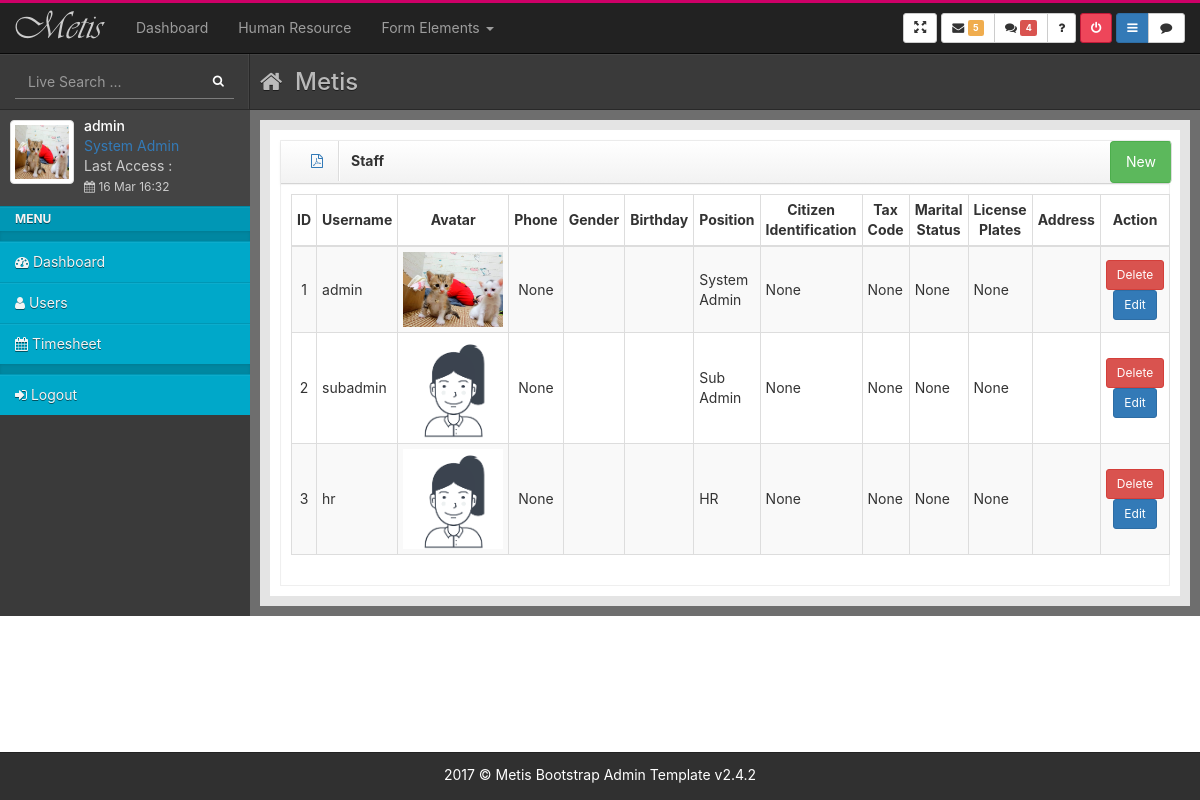
The page /hr/users-list (signed in) on the database as committed earlier.
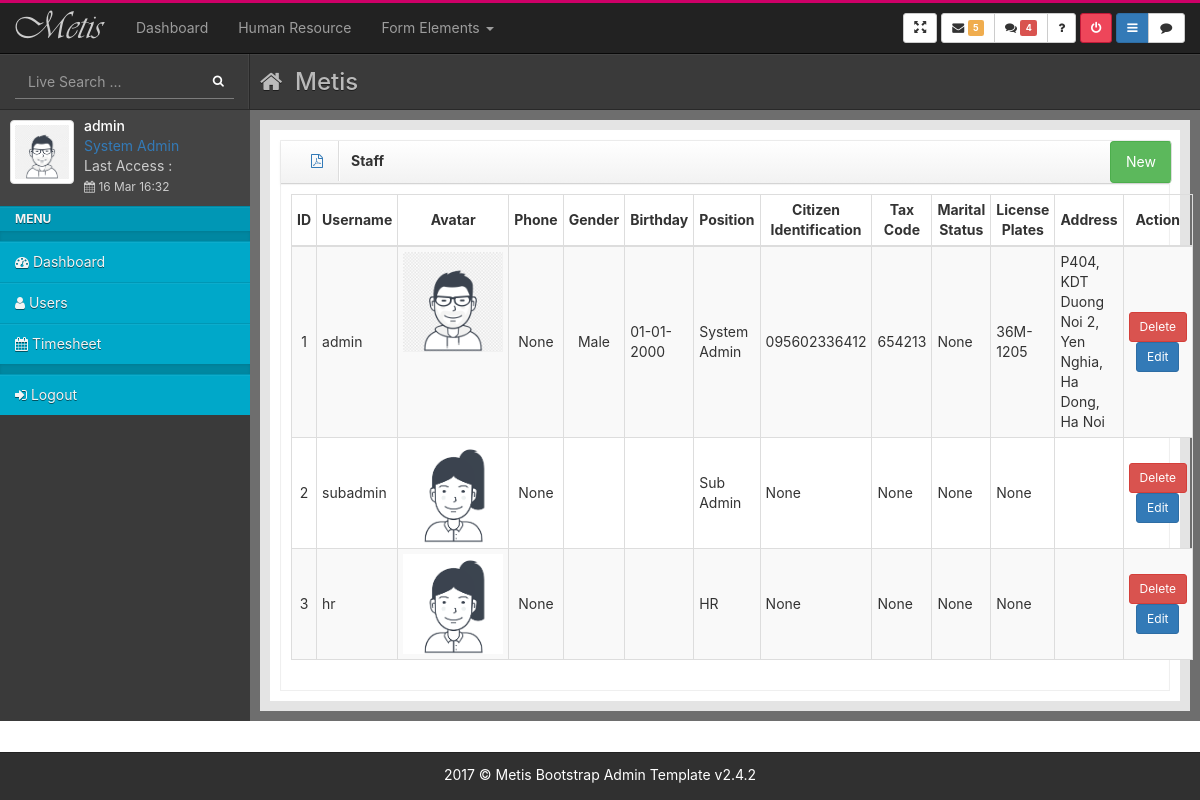
The same page on the database as committed later.
### core/models.py (models this page shows, shortened)
class User(AbstractBaseUser, PermissionsMixin):
    username = models.CharField(_("username"), max_length=100, unique=True, validators=[UnicodeUsernameValidator()], error_messages={"unique": _("A user with that username already exists."),})
    email = models.EmailField(_("email address"), blank=True)
    is_staff = models.BooleanField(_("staff status"), default=False,)
    is_active = models.BooleanField(_("active"), default=True)
    date_joined = models.DateTimeField(_("date joined"), default=timezone.now)
    objects = UserManager()
    EMAIL_FIELD = "email"
    USERNAME_FIELD = "username"
    class Meta:
        verbose_name = _("user")
        verbose_name_plural = _("users")

class Profile(models.Model):
    user = models.OneToOneField(User, on_delete=models.CASCADE)
    first_name = models.CharField(_("first name"), max_length=100, blank=True)
    last_name = models.CharField(_("last name"), max_length=100, blank=True)    # Surname
    phone = models.CharField(_("phone"), max_length=100, blank=True, null=True)
    birthday = models.DateField(_("birthday"), max_length=10, blank=True, null=True)
    gender = models.CharField(_("gender"), max_length=100, blank=True, choices=GENDER_CHOICES)
    age = models.IntegerField(_("age"), blank=True, null=True)
    address = models.CharField(_("address"), max_length=100, blank=True)
    avatar = models.ImageField(default='images/avatar_default.jpg', upload_to='images')
    citizen_identification = models.CharField(_("citizen identification"), max_length=100, blank=True, null=True)
    tax_code = models.CharField(_("tax code"), max_length=100, blank=True, null=True)
    degree = models.CharField(_("degree"), max_length=100, blank=True, null=True)
    certificate = models.CharField(_("certificate"), max_length=100, blank=True, null=True)
    marital_status = models.CharField(_("marital_status"), max_length=100, blank=True, null=True)
    license_plates = models.CharField(_("license_plates"), max_length=100, blank=True, null=True)

### hr/views.py (the view)
# urls.py: path('hr/users-list', hr_views.user_list, name='users-list'),
@group_required('HR', raise_exception=True)
def user_list(request):
    users = get_user_model().objects.all()
    context = { 'users': users, }
    return render(request, 'hr/users-list.html', context)

### common/authorization.py (called while the page is built)
def group_required(*group_names, login_url=None, raise_exception=False):
    def in_groups(u):
        if u.is_authenticated:
            if bool(u.groups.filter(name__in=group_names)) | u.is_superuser:
                return True
        if raise_exception:
            raise PermissionDenied
        return False
    return user_passes_test(in_groups, login_url=login_url)

### templates/hr/users-list.html (shortened to what this page needs)
{% extends 'base.html' %}
{% load static %}
{% block content %}
<div id="content">
  <div class="outer">
    <div class="inner bg-light lter">
      <div class="row">
        <div class="col-lg-12">
          <div class="box">
            <header class="">
              <div class="col-lg-3">
                <a href="{% url 'staff-report' %}" class="icons"><i class="fa fa-file-pdf-o"></i></a>
                <h5>Staff</h5>
              </div>
              <div class="col-lg-8"></div>
              <div class="col-lg-1" >
                <a href="#" class="icons btn btn-success"> New</a>
              </div>
            </header>
            <div id="collapse4" class="body">
              <table id="dataTable" class="table table-bordered table-condensed table-hover table-striped">
                <thead>
                  <tr>
                    <th style="width: 3%; text-align: center; vertical-align:middle;" >ID</th>
                    <th style="width: 5%; text-align: center; vertical-align:middle;" >Username</th>
                    <th style="width: 10%; text-align: center; vertical-align:middle;" >Avatar</th>
                    <th style="width: 8%; text-align: center; vertical-align:middle;" >Phone</th>
                    <th style="width: 5%; text-align: center; vertical-align:middle;" >Gender</th>
                    <th style="width: 8%; text-align: center; vertical-align:middle;" >Birthday</th>
                    <th style="width: 8%; text-align: center; vertical-align:middle;" >Position</th>
                    <th style="width: 8%; text-align: center; vertical-align:middle;" >Citizen Identification</th>
                    <th style="width: 8%; text-align: center; vertical-align:middle;" >Tax Code</th>
                    <th style="width: 8%; text-align: center; vertical-align:middle;" >Marital Status</th>
                    <th style="width: 8%; text-align: center; vertical-align:middle;" >License Plates</th>
                    <th style="text-align: center; vertical-align:middle;" >Address</th>
                    <th style="width: 8%; text-align: center; vertical-align:middle;" >Action</th>
                  </tr>
                </thead>
                <tbody>
                  {% for user in users %}
                  <tr>
                    <td style="text-align: center; vertical-align:middle;">{{user.id}}</td>
                    <td style="vertical-align:middle;">{{user.username}}</td>
                    <td style="text-align: center;"> <img style="max-width: 100px;" src="{{user.profile.avatar.url}}" alt="avatar" /> </td>
                    <td style="text-align: center; vertical-align:middle;">{{user.profile.phone}}</td>
                    <td style="text-align: center; vertical-align:middle;">{{user.profile.gender}}</td>
                    <td style="vertical-align:middle;">{{user.profile.birthday|date:"d-m-Y"}}</td>
                    <td style="vertical-align:middle;">{{user.groups.all.0}}</td>
                    <td style="vertical-align:middle;">{{user.profile.citizen_identification}}</td>
                    <td style="vertical-align:middle;">{{user.profile.tax_code}}</td>
                    <td style="vertical-align:middle;">{{user.profile.marital_status}}</td>
                    <td style="vertical-align:middle;">{{user.profile.license_plates}}</td>
                    <td style="vertical-align:middle;">{{user.profile.address}}</td>
                    <td style="text-align: center; vertical-align:middle;">
                      <a class="btn btn-danger btn-sm" href="#"> Delete </a>
                      <a class="btn btn-primary btn-sm" href="#"> Edit </a>
                    </td>
                  </tr>
                  {% endfor %}
                </tbody>
              </table>
            </div>
          </div>
        </div>
      </div>
    </div>
  </div>
</div>
{% endblock content %}

### templates/base.html (shortened to what this page needs)
{% load static %}
<!doctype html>
<html>
<head>
  <link rel="stylesheet" href="{% static 'assets/lib/bootstrap/css/bootstrap.css' %}">
  <link rel="stylesheet" href="{% static 'assets/css/main.css' %}">
  <link rel="stylesheet" href="{% static 'assets/lib/metismenu/metisMenu.css' %}">
  <link rel="stylesheet" href="{% static 'assets/lib/onoffcanvas/onoffcanvas.css' %}">
  <link rel="stylesheet" href="{% static 'assets/lib/animate.css/animate.css' %}">
  <link rel="stylesheet" href="https://cdnjs.cloudflare.com/ajax/libs/font-awesome/4.7.0/css/font-awesome.css" />
  <link rel="stylesheet" href="https://cdnjs.cloudflare.com/ajax/libs/datatables/1.10.12/css/dataTables.bootstrap.min.css">
  <link rel="stylesheet" href="{% static 'assets/css/style-switcher.css' %}">
  <link rel="stylesheet/less" type="text/css" href="{% static 'assets/less/theme.less' %}">
</head>
<body class="">
  <div class="bg-dark dk" id="wrap">
    {% include 'includes/top-header.html' %}
    {% include 'includes/sidebar.html' %}
    {% block content %}{% endblock content %}
  </div>
  {% include 'includes/footer.html' %}
</body>
</html>

### templates/includes/top-header.html (shortened to what this page needs)
{% load static %}
<div id="top">
    <nav class="navbar navbar-inverse navbar-static-top">
      <div class="container-fluid">
        <header class="navbar-header">
          <a href="{% url 'home' %}" class="navbar-brand"><img src="{% static 'assets/img/logo.png' %}" alt=""></a>
        </header>
        <div class="topnav">
          <div class="btn-group">
            <a data-placement="bottom" data-original-title="Fullscreen" data-toggle="tooltip"
              class="btn btn-default btn-sm" id="toggleFullScreen">
              <i class="glyphicon glyphicon-fullscreen"></i>
            </a>
          </div>
          <div class="btn-group">
            <a data-placement="bottom" data-original-title="E-mail" data-toggle="tooltip"
              class="btn btn-default btn-sm">
              <i class="fa fa-envelope"></i>
              <span class="label label-warning">5</span>
            </a>
            <a data-placement="bottom" data-original-title="Messages" href="#" data-toggle="tooltip"
              class="btn btn-default btn-sm">
              <i class="fa fa-comments"></i>
              <span class="label label-danger">4</span>
            </a>
            <a data-toggle="modal" data-original-title="Help" data-placement="bottom" class="btn btn-default btn-sm"
              href="#helpModal">
              <i class="fa fa-question"></i>
            </a>
          </div>
          <div class="btn-group">
            <a href="{% url 'logout' %}" data-toggle="tooltip" data-original-title="Logout" data-placement="bottom"
              class="btn btn-metis-1 btn-sm">
              <i class="fa fa-power-off"></i>
            </a>
          </div>
          <div class="btn-group">
            <a data-placement="bottom" data-original-title="Show / Hide Left" data-toggle="tooltip"
              class="btn btn-primary btn-sm toggle-left" id="menu-toggle">
              <i class="fa fa-bars"></i>
            </a>
            <a href="#right" data-toggle="onoffcanvas" class="btn btn-default btn-sm" aria-expanded="false">
              <span class="fa fa-fw fa-comment"></span>
            </a>
          </div>
        </div>
        <div class="collapse navbar-collapse navbar-ex1-collapse">
          <ul class="nav navbar-nav">
            <li><a href="{% url 'dashboard' %}">Dashboard</a></li>
            <li><a href="{% url 'users-list' %}">Human Resource</a></li>
            <li class='dropdown '>
              <a href="#" class="dropdown-toggle" data-toggle="dropdown">
                Form Elements <b class="caret"></b>
              </a>
            </li>
          </ul>
        </div>
      </div>
    </nav>
    <header class="head">
      <div class="search-bar">
        <form class="main-search" action="">
          <div class="input-group">
            <input type="text" class="form-control" placeholder="Live Search ...">
            <span class="input-group-btn">
              <button class="btn btn-primary btn-sm text-muted" type="button">
                <i class="fa fa-search"></i>
              </button>
            </span>
          </div>
        </form>
      </div>
      <div class="main-bar">
        <h3>
          <i class="fa fa-home"></i>&nbsp;
          Metis
        </h3>
      </div>
    </header>
  </div>

### templates/includes/sidebar.html (shortened to what this page needs)
{% load static %}
<div id="left">
    <div class="media user-media bg-dark dker">
      <div class="user-wrapper bg-dark">
        <a class="user-link" href="">
          <img class="media-object img-thumbnail user-img" style="width: 64px; height: 64px;" alt="User Picture" src="{{request.user.profile.avatar.url}}">
        </a>
        <div class="media-body">
          <h5 class="media-heading">{{request.user.username}}</h5>
          <ul class="list-unstyled user-info">
            <li><a href="">{{ request.user.groups.all.0 }}</a></li>
            <li>Last Access : <br>
              <small><i class="fa fa-calendar"></i>&nbsp;16 Mar 16:32</small>
            </li>
          </ul>
        </div>
      </div>
    </div>
    <ul id="menu" class="bg-blue dker">
      <li class="nav-header">Menu</li>
      <li class="nav-divider"></li>
      <li class="">
        <a href="{% url 'dashboard' %}">
          <i class="fa fa-dashboard"></i><span class="link-title">&nbsp;Dashboard</span>
        </a>
      </li>
      <li>
        <a href="{% url 'users-list' %}">
          <i class="fa fa-user"></i>
          <span class="link-title">
            Users
          </span>
        </a>
      </li>
      <li>
        <a href="#">
          <i class="fa fa-calendar"></i>
          <span class="link-title">
            Timesheet
          </span>
        </a>
      </li>
      <li class="nav-divider"></li>
      <li>
        <a href="{% url 'logout' %}">
          <i class="fa fa-sign-in"></i>
          <span class="link-title">
            Logout
          </span>
        </a>
      </li>
    </ul>
  </div>

### templates/includes/right-settings.html (shortened to what this page needs)
{% load static %}

### templates/includes/modal.html (shortened to what this page needs)
{% load static %}

### templates/includes/footer.html (shortened to what this page needs)
{% load static %}
<footer class="Footer bg-dark dker">
    <p>2017 &copy; Metis Bootstrap Admin Template v2.4.2</p>
  </footer>

Rows that differ between the two databases and show on the page:
changed User "admin": user.profile.avatar: a different picture; profile.avatar: a different picture; profile.gender (not shown) → "Male"; profile.birthday (not shown) → "01-01-2000"; profile.citizen_identification "None" → "095602336412"; profile.tax_code "None" → "654213"; profile.license_plates "None" → "36M-1205"; profile.address (not shown) → "P404, KDT Duong Noi 2, Yen Nghia, Ha Dong, Ha Noi"
